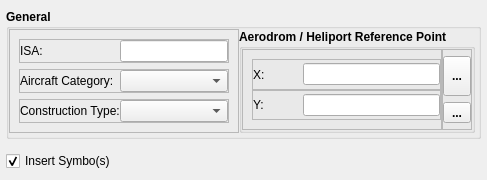
               <widget class="QWidget" name="tab">
                <attribute name="title">
                 <string>Input Data</string>
                </attribute>
                <layout class="QVBoxLayout" name="verticalLayout">
                 <property name="leftMargin">
                  <number>6</number>
                 </property>
                 <property name="topMargin">
                  <number>9</number>
                 </property>
                 <property name="rightMargin">
                  <number>6</number>
                 </property>
                 <property name="bottomMargin">
                  <number>9</number>
                 </property>
                 <item>
                  <widget class="QGroupBox" name="groupBox_7">
                   <property name="sizePolicy">
                    <sizepolicy hsizetype="Preferred" vsizetype="Maximum">
                     <horstretch>0</horstretch>
                     <verstretch>0</verstretch>
                    </sizepolicy>
                   </property>
                   <property name="font">
                    <font>
                     <family>Arial</family>
                     <weight>75</weight>
                     <bold>true</bold>
                    </font>
                   </property>
                   <property name="title">
                    <string>General</string>
                   </property>
                   <layout class="QHBoxLayout" name="horizontalLayout_14">
                    <property name="spacing">
                     <number>0</number>
                    </property>
                    <property name="leftMargin">
                     <number>0</number>
                    </property>
                    <property name="topMargin">
                     <number>0</number>
                    </property>
                    <property name="rightMargin">
                     <number>3</number>
                    </property>
                    <property name="bottomMargin">
                     <number>3</number>
                    </property>
                    <item>
                     <widget class="QFrame" name="frame_16">
                      <property name="frameShape">
                       <enum>QFrame::StyledPanel</enum>
                      </property>
                      <property name="frameShadow">
                       <enum>QFrame::Raised</enum>
                      </property>
                      <layout class="QVBoxLayout" name="verticalLayout_16">
                       <item>
                        <widget class="QFrame" name="frame_18">
                         <property name="sizePolicy">
                          <sizepolicy hsizetype="Minimum" vsizetype="Preferred">
                           <horstretch>0</horstretch>
                           <verstretch>0</verstretch>
                          </sizepolicy>
                         </property>
                         <property name="frameShape">
                          <enum>QFrame::StyledPanel</enum>
                         </property>
                         <property name="frameShadow">
                          <enum>QFrame::Raised</enum>
                         </property>
                         <layout class="QHBoxLayout" name="horizontalLayout_15">
                          <property name="spacing">
                           <number>0</number>
                          </property>
                          <property name="margin">
                           <number>0</number>
                          </property>
                          <item>
                           <widget class="QLabel" name="label">
                            <property name="minimumSize">
                             <size>
                              <width>100</width>
                              <height>0</height>
                             </size>
                            </property>
                            <property name="maximumSize">
                             <size>
                              <width>100</width>
                              <height>16777215</height>
                             </size>
                            </property>
                            <property name="font">
                             <font>
                              <family>Arial</family>
                              <weight>50</weight>
                              <bold>false</bold>
                             </font>
                            </property>
                            <property name="text">
                             <string>ISA:</string>
                            </property>
                           </widget>
                          </item>
                          <item>
                           <widget class="QLineEdit" name="txtIsa">
                            <property name="sizePolicy">
                             <sizepolicy hsizetype="MinimumExpanding" vsizetype="Fixed">
                              <horstretch>0</horstretch>
                              <verstretch>0</verstretch>
                             </sizepolicy>
                            </property>
                            <property name="minimumSize">
                             <size>
                              <width>0</width>
                              <height>0</height>
                             </size>
                            </property>
                            <property name="maximumSize">
                             <size>
                              <width>16777215</width>
                              <height>16777215</height>
                             </size>
                            </property>
                            <property name="font">
                             <font>
                              <family>Arial</family>
                              <weight>50</weight>
                              <italic>false</italic>
                              <bold>false</bold>
                             </font>
                            </property>
                            <property name="text">
                             <string/>
                            </property>
                           </widget>
                          </item>
                         </layout>
                        </widget>
                       </item>
                       <item>
                        <widget class="QFrame" name="frame_19">
                         <property name="sizePolicy">
                          <sizepolicy hsizetype="Minimum" vsizetype="Preferred">
                           <horstretch>0</horstretch>
                           <verstretch>0</verstretch>
                          </sizepolicy>
                         </property>
                         <property name="frameShape">
                          <enum>QFrame::StyledPanel</enum>
                         </property>
                         <property name="frameShadow">
                          <enum>QFrame::Raised</enum>
                         </property>
                         <layout class="QHBoxLayout" name="horizontalLayout_24">
                          <property name="spacing">
                           <number>0</number>
                          </property>
                          <property name="margin">
                           <number>0</number>
                          </property>
                          <item>
                           <widget class="QLabel" name="label_2">
                            <property name="maximumSize">
                             <size>
                              <width>100</width>
                              <height>16777215</height>
                             </size>
                            </property>
                            <property name="font">
                             <font>
                              <family>Arial</family>
                              <weight>50</weight>
                              <bold>false</bold>
                             </font>
                            </property>
                            <property name="text">
                             <string>Aircraft Category:</string>
                            </property>
                           </widget>
                          </item>
                          <item>
                           <widget class="QComboBox" name="cmbCategory">
                            <property name="maximumSize">
                             <size>
                              <width>16777215</width>
                              <height>16777215</height>
                             </size>
                            </property>
                            <property name="font">
                             <font>
                              <family>Arial</family>
                              <weight>50</weight>
                              <italic>false</italic>
                              <bold>false</bold>
                             </font>
                            </property>
                           </widget>
                          </item>
                         </layout>
                        </widget>
                       </item>
                       <item>
                        <widget class="QFrame" name="frame_24">
                         <property name="sizePolicy">
                          <sizepolicy hsizetype="Minimum" vsizetype="Preferred">
                           <horstretch>0</horstretch>
                           <verstretch>0</verstretch>
                          </sizepolicy>
                         </property>
                         <property name="frameShape">
                          <enum>QFrame::StyledPanel</enum>
                         </property>
                         <property name="frameShadow">
                          <enum>QFrame::Raised</enum>
                         </property>
                         <layout class="QHBoxLayout" name="horizontalLayout_38">
                          <property name="spacing">
                           <number>0</number>
                          </property>
                          <property name="margin">
                           <number>0</number>
                          </property>
                          <item>
                           <widget class="QLabel" name="label_24">
                            <property name="maximumSize">
                             <size>
                              <width>100</width>
                              <height>16777215</height>
                             </size>
                            </property>
                            <property name="font">
                             <font>
                              <family>Arial</family>
                              <weight>50</weight>
                              <bold>false</bold>
                             </font>
                            </property>
                            <property name="text">
                             <string>Construction Type:</string>
                            </property>
                           </widget>
                          </item>
                          <item>
                           <widget class="QComboBox" name="cmbConstruction">
                            <property name="maximumSize">
                             <size>
                              <width>16777215</width>
                              <height>16777215</height>
                             </size>
                            </property>
                            <property name="font">
                             <font>
                              <family>Arial</family>
                              <weight>50</weight>
                              <italic>false</italic>
                              <bold>false</bold>
                             </font>
                            </property>
                           </widget>
                          </item>
                         </layout>
                        </widget>
                       </item>
                      </layout>
                     </widget>
                    </item>
                    <item>
                     <widget class="QGroupBox" name="groupBox_8">
                      <property name="title">
                       <string>Aerodrom / Heliport Reference Point</string>
                      </property>
                      <layout class="QHBoxLayout" name="horizontalLayout_25">
                       <property name="spacing">
                        <number>0</number>
                       </property>
                       <property name="margin">
                        <number>0</number>
                       </property>
                       <item>
                        <widget class="QFrame" name="frame_20">
                         <property name="frameShape">
                          <enum>QFrame::StyledPanel</enum>
                         </property>
                         <property name="frameShadow">
                          <enum>QFrame::Raised</enum>
                         </property>
                         <layout class="QVBoxLayout" name="verticalLayout_19">
                          <property name="spacing">
                           <number>0</number>
                          </property>
                          <property name="rightMargin">
                           <number>0</number>
                          </property>
                          <item>
                           <widget class="QFrame" name="frame_21">
                            <property name="sizePolicy">
                             <sizepolicy hsizetype="Minimum" vsizetype="Preferred">
                              <horstretch>0</horstretch>
                              <verstretch>0</verstretch>
                             </sizepolicy>
                            </property>
                            <property name="frameShape">
                             <enum>QFrame::StyledPanel</enum>
                            </property>
                            <property name="frameShadow">
                             <enum>QFrame::Raised</enum>
                            </property>
                            <layout class="QHBoxLayout" name="horizontalLayout_26">
                             <property name="spacing">
                              <number>0</number>
                             </property>
                             <property name="margin">
                              <number>0</number>
                             </property>
                             <item>
                              <widget class="QLabel" name="label_5">
                               <property name="maximumSize">
                                <size>
                                 <width>50</width>
                                 <height>16777215</height>
                                </size>
                               </property>
                               <property name="font">
                                <font>
                                 <family>Arial</family>
                                 <weight>50</weight>
                                 <bold>false</bold>
                                </font>
                               </property>
                               <property name="text">
                                <string>X:</string>
                               </property>
                              </widget>
                             </item>
                             <item>
                              <widget class="QLineEdit" name="txtARPX">
                               <property name="sizePolicy">
                                <sizepolicy hsizetype="Preferred" vsizetype="Fixed">
                                 <horstretch>0</horstretch>
                                 <verstretch>0</verstretch>
                                </sizepolicy>
                               </property>
                               <property name="maximumSize">
                                <size>
                                 <width>16777215</width>
                                 <height>16777215</height>
                                </size>
                               </property>
                               <property name="font">
                                <font>
                                 <family>Arial</family>
                                 <weight>50</weight>
                                 <italic>false</italic>
                                 <bold>false</bold>
                                </font>
                               </property>
                               <property name="text">
                                <string/>
                               </property>
                              </widget>
                             </item>
                            </layout>
                           </widget>
                          </item>
                          <item>
                           <widget class="QFrame" name="frame_22">
                            <property name="sizePolicy">
                             <sizepolicy hsizetype="Minimum" vsizetype="Preferred">
                              <horstretch>0</horstretch>
                              <verstretch>0</verstretch>
                             </sizepolicy>
                            </property>
                            <property name="frameShape">
                             <enum>QFrame::StyledPanel</enum>
                            </property>
                            <property name="frameShadow">
                             <enum>QFrame::Raised</enum>
                            </property>
                            <layout class="QHBoxLayout" name="horizontalLayout_27">
                             <property name="spacing">
                              <number>0</number>
                             </property>
                             <property name="margin">
                              <number>0</number>
                             </property>
                             <item>
                              <widget class="QLabel" name="label_4">
                               <property name="maximumSize">
                                <size>
                                 <width>50</width>
                                 <height>16777215</height>
                                </size>
                               </property>
                               <property name="font">
                                <font>
                                 <family>Arial</family>
                                 <weight>50</weight>
                                 <bold>false</bold>
                                </font>
                               </property>
                               <property name="text">
                                <string>Y:</string>
                               </property>
                              </widget>
                             </item>
                             <item>
                              <widget class="QLineEdit" name="txtARPY">
                               <property name="sizePolicy">
                                <sizepolicy hsizetype="Preferred" vsizetype="Fixed">
                                 <horstretch>0</horstretch>
                                 <verstretch>0</verstretch>
                                </sizepolicy>
                               </property>
                               <property name="maximumSize">
                                <size>
                                 <width>16777215</width>
                                 <height>16777215</height>
                                </size>
                               </property>
                               <property name="font">
                                <font>
                                 <family>Arial</family>
                                 <weight>50</weight>
                                 <italic>false</italic>
                                 <bold>false</bold>
                                </font>
                               </property>
                               <property name="text">
                                <string/>
                               </property>
                              </widget>
                             </item>
                            </layout>
                           </widget>
                          </item>
                         </layout>
                        </widget>
                       </item>
                       <item>
                        <widget class="QFrame" name="frame_23">
                         <property name="maximumSize">
                          <size>
                           <width>30</width>
                           <height>16777215</height>
                          </size>
                         </property>
                         <property name="frameShape">
                          <enum>QFrame::StyledPanel</enum>
                         </property>
                         <property name="frameShadow">
                          <enum>QFrame::Raised</enum>
                         </property>
                         <layout class="QVBoxLayout" name="verticalLayout_23">
                          <property name="spacing">
                           <number>0</number>
                          </property>
                          <property name="margin">
                           <number>0</number>
                          </property>
                          <item>
                           <widget class="QToolButton" name="btnCaptureARP">
                            <property name="sizePolicy">
                             <sizepolicy hsizetype="Preferred" vsizetype="Fixed">
                              <horstretch>0</horstretch>
                              <verstretch>0</verstretch>
                             </sizepolicy>
                            </property>
                            <property name="maximumSize">
                             <size>
                              <width>16777215</width>
                              <height>40</height>
                             </size>
                            </property>
                            <property name="styleSheet">
                             <string notr="true"/>
                            </property>
                            <property name="text">
                             <string>...</string>
                            </property>
                            <property name="icon">
                             <iconset>
                              <normaloff>:/gnss_item/coordinate_capture.png</normaloff>:/gnss_item/coordinate_capture.png</iconset>
                            </property>
                           </widget>
                          </item>
                          <item>
                           <widget class="QToolButton" name="btnToolARP">
                            <property name="sizePolicy">
                             <sizepolicy hsizetype="Preferred" vsizetype="Fixed">
                              <horstretch>0</horstretch>
                              <verstretch>0</verstretch>
                             </sizepolicy>
                            </property>
                            <property name="maximumSize">
                             <size>
                              <width>16777215</width>
                              <height>16777215</height>
                             </size>
                            </property>
                            <property name="text">
                             <string>...</string>
                            </property>
                            <property name="icon">
                             <iconset>
                              <normaloff>:/gnss_item/sort2.png</normaloff>:/gnss_item/sort2.png</iconset>
                            </property>
                           </widget>
                          </item>
                         </layout>
                        </widget>
                       </item>
                      </layout>
                     </widget>
                    </item>
                   </layout>
                  </widget>
                 </item>
                 <item>
                  <widget class="QFrame" name="frame_2">
                   <property name="enabled">
                    <bool>true</bool>
                   </property>
                   <property name="frameShape">
                    <enum>QFrame::StyledPanel</enum>
                   </property>
                   <property name="frameShadow">
                    <enum>QFrame::Raised</enum>
                   </property>
                  </widget>
                 </item>
                 <item>
                  <widget class="QCheckBox" name="chbInsertSymbols">
                   <property name="font">
                    <font>
                     <weight>50</weight>
                     <bold>false</bold>
                    </font>
                   </property>
                   <property name="text">
                    <string>Insert Symbo(s)</string>
                   </property>
                   <property name="checked">
                    <bool>true</bool>
                   </property>
                  </widget>
                 </item>
                </layout>
               </widget>
